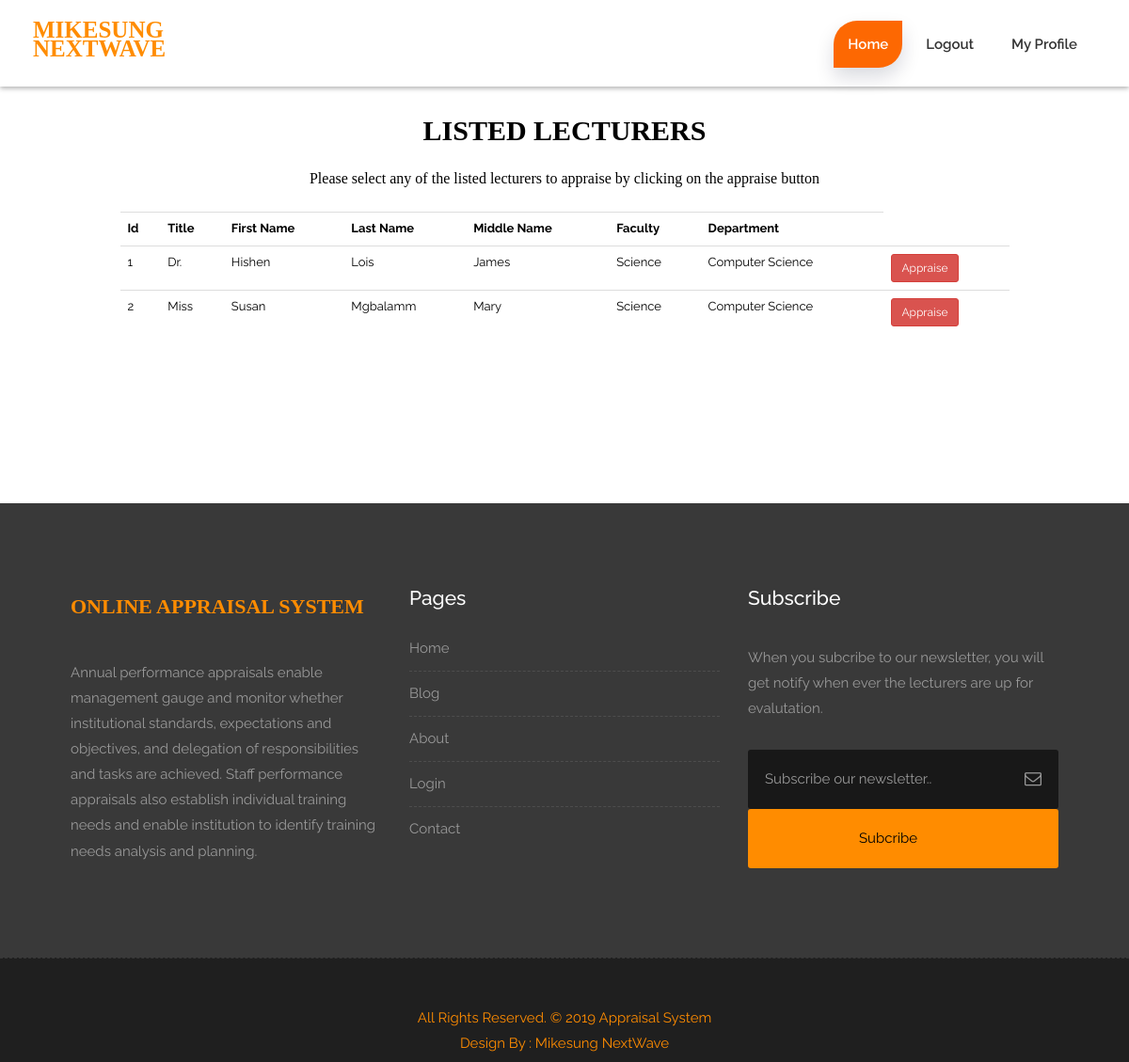
/listed_lecturers.php (signed in), run on the app's committed database.
### tables this page shows
CREATE TABLE `lecturers_data` (
  `id` int(11) NOT NULL,
  `title` varchar(50) DEFAULT NULL,
  `school_id` int(11) DEFAULT NULL,
  `faculty_id` int(11) DEFAULT NULL,
  `department_id` int(11) DEFAULT NULL,
  `firstName` varchar(50) DEFAULT NULL,
  `lastName` varchar(50) DEFAULT NULL,
  `middleName` varchar(50) DEFAULT NULL,
  `gender` varchar(50) DEFAULT NULL,
  `staff_id` varchar(100) DEFAULT NULL,
  `mobile` varchar(50) DEFAULT NULL,
  `password` varchar(50) DEFAULT NULL,
  `email` varchar(50) DEFAULT NULL
);

CREATE TABLE `faculties` (
  `id` int(11) NOT NULL,
  `faculties` varchar(100) NOT NULL
);

CREATE TABLE `departments` (
  `id` int(11) NOT NULL,
  `departments` varchar(100) NOT NULL
);

### listed_lecturers.php (the view, shortened to what this page needs)
<?php include ('header2.php');?>
<?php
include 'db_connect.php';
		$id = $_SESSION['id'];
		$sql = "SELECT * FROM student_signup
				INNER JOIN schools
				ON student_signup.school_id = schools.id
				WHERE student_signup.id = '".$id."'";
		$query = mysqli_query($conn, $sql) or die(mysqli_error($conn));
		 $row2 = mysqli_fetch_assoc($query)
?>
<div class="container-fluid" style="padding-bottom: 160px; padding-top: 20px">
	<div class="col-md-10 col-md-offset-1">
	<form class="form">
		<p class="text-center" style="font-family: Gebriola; font-size: 30px; color: black"><b>LISTED LECTURERS</b></p>
<p class="text-center" style="font-family: Gebriola; font-size: 16px; color: black; padding-bottom: 10px;">Please select any of the listed lecturers to appraise by clicking on the appraise button</p>
		 <table class="table" style="font-size: 13px">
		 	<tr>
		 		<th>Id</th>
		 		<th>Title</th>
		 		<th>First Name</th>
		 		<th>Last Name</th>
		 		<th>Middle Name</th>
		 		<th>Faculty</th>
		 		<th>Department</th>
		 	</tr>
		 	<?php
		   		$no = 1;
		 		$sql="SELECT lecturers_data.id, lecturers_data.firstName, lecturers_data.lastName, lecturers_data.middleName, lecturers_data.staff_id, faculties.faculties, departments.departments, lecturers_data.gender, lecturers_data.mobile, lecturers_data.email, lecturers_data.title FROM lecturers_data
							INNER JOIN schools
                            ON lecturers_data.school_id = schools.id
                            INNER JOIN faculties
                            ON lecturers_data.faculty_id = faculties.id
                            INNER JOIN departments
                            ON lecturers_data.department_id = departments.id
							WHERE lecturers_data.school_id = '".$row2['school_id']."' AND lecturers_data.department_id = '".$row2['department_id']."'";
		 		 	$query = mysqli_query($conn, $sql) or die(mysqli_error($conn));
		 			while ($row = mysqli_fetch_assoc($query)) {
		 		?>
		 			<tr>
		 				<td ><?php echo $no; ?></td>
		 				<td><?php echo $row['title']; ?></td>
		 				<td><?php echo $row['firstName']; ?></td>
		 				<td><?php echo $row['lastName']; ?></td>
		 				<td><?php echo $row['middleName']; ?></td>
		 				<td><?php echo $row['faculties']; ?></td>
		 				<td><?php echo $row['departments']; ?></td>
		 				<td ><a href="view_questionaire.php?id=<?php echo $row['id']; ?>" class='btn btn-sm btn-danger'><i class='fa fa-uncheck'></i>Appraise</a></td>
		 			</tr>
		 		<?php
		 		$no++;
		 			}
		 		?>
 			</table>
		 </div>
 	</div>
    <?php include 'footer.php' ?>
</body>
</html>

### style.css (style rules this page uses)
body { color: #999; font-size: 15px; font-family: 'Raleway', sans-serif; line-height: 1.80857; }
a { color: #1f1f1f; text-decoration: none !important; outline: none !important; -webkit-transition: all .3s ease-in-out; -moz-transition: all .3s ease-in-out; -ms-transition: all .3s ease-in-out; -o-transition: all .3s ease-in-out; transition: all .3s ease-in-out; }
a { color: #1f1f1f; text-decoration: none; outline: none; }
a, .btn { text-decoration: none !important; outline: none !important; -webkit-transition: all .3s ease-in-out; -moz-transition: all .3s ease-in-out; -ms-transition: all .3s ease-in-out; -o-transition: all .3s ease-in-out; transition: all .3s ease-in-out; }
:root { --pricingTable-yellow: #fd6802; --pricingTable-purple: #fd6802; --pricingTable-blue: #fd6802; }

### css/responsive.css (style rules this page uses)
@media (max-width: 1200px) { .container-fluid { width: 100%; padding: 0 15px; } }

### listed_lecturers.php (style rules this page uses)
table,th,td { color: black; }

### data on the page
lecturers_data: title "Dr.", firstName "Hishen", lastName "Lois", middleName "James", faculty.faculties "Science", department.departments "Computer Science"
lecturers_data: title "Miss", firstName "Susan", lastName "Mgbalamm", middleName "Mary", faculty.faculties "Science", department.departments "Computer Science"
